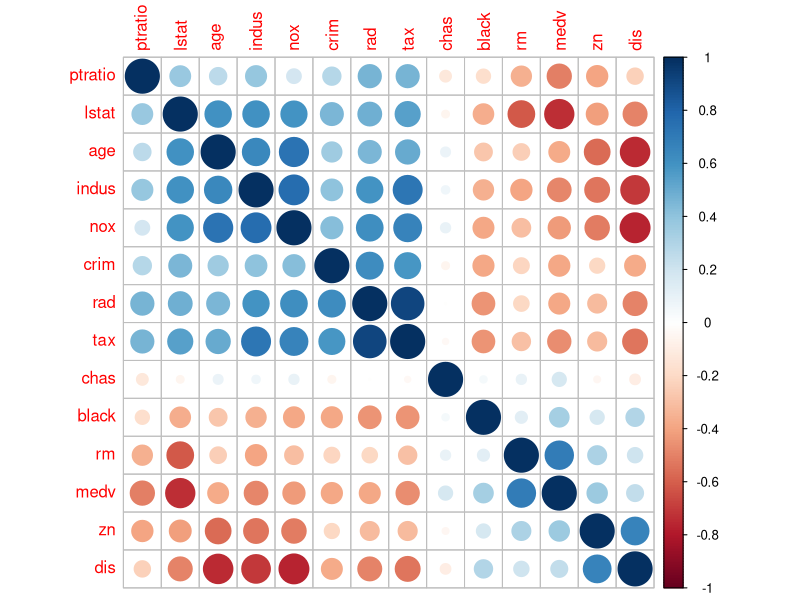
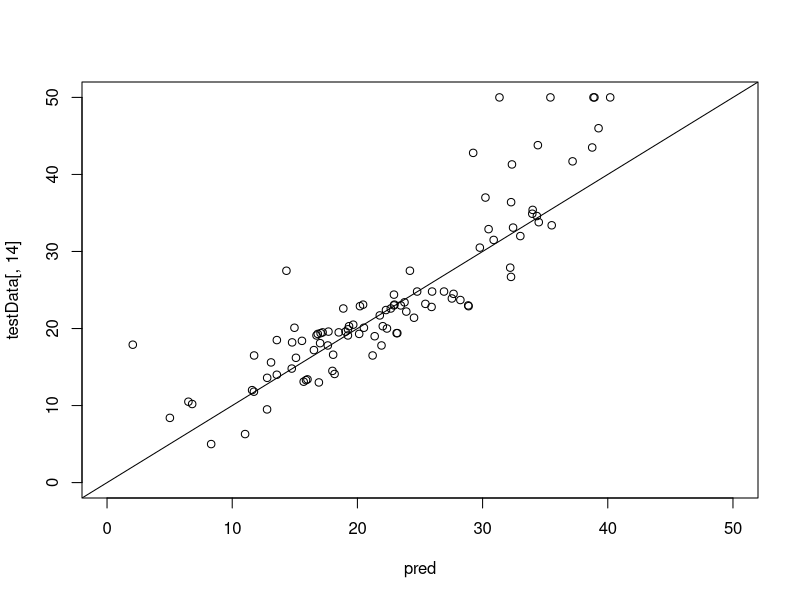

R code for these plots, in order:
data(Boston, package = "MASS")
names(Boston)
head(Boston)
attach(Boston)

corr <- cor(Boston)

install.packages("corrplot")
library(corrplot)

# 파란색이 상관관계 높은것, 빨간색이 낮은 것
corrplot(corr, order = "hclust")

# 데이터를 20%, 80%로 2개로 분할한다
ind <- sample(2, nrow(Boston), replace = TRUE, prob = c(0.8, 0.2))
trainData <- Boston[ind == 1, ]
testData <- Boston[ind == 2, ]

# 트레이닝 데이터로 모델을 학습시킨다
fit <- lm(medv ~., data = trainData)
fit2 <- lm(medv ~ rm, data = trainData)

# 학습시킨 모델로 테스트데이터를 예측해본다
pred <- predict(fit, testData[, 1:13])

plot(pred, testData[, 14], ylim = c(0, 50), xlim = c(0, 50))
abline(0, 1)





#
